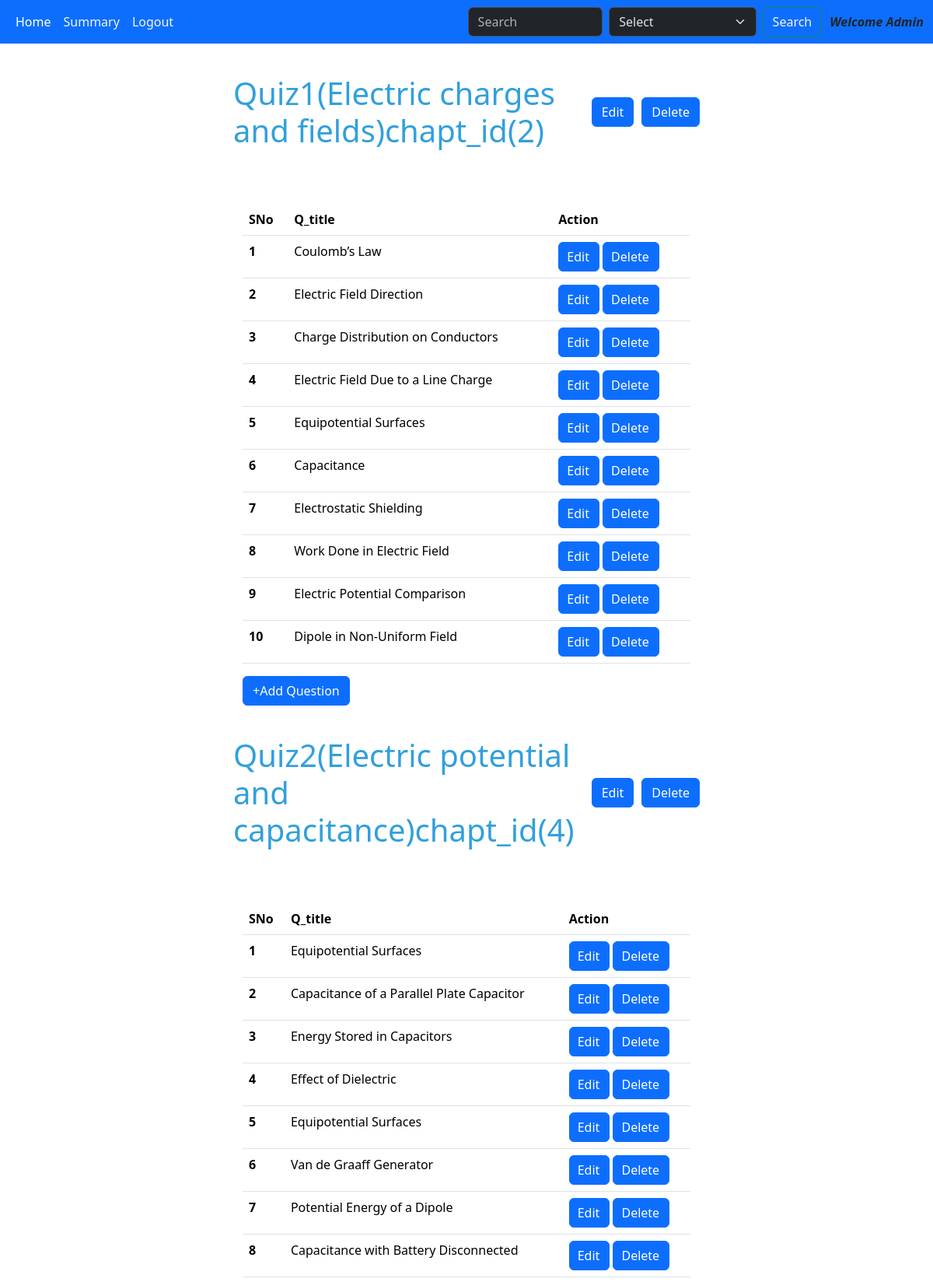
The app's page /quiz_management (upper part) with its own data.
### models.py (models this page shows)
class Quiz(db.Model):
    id = db.Column(db.Integer, primary_key = True)
    chapter_id = db.Column(db.Integer, db.ForeignKey('chapter.id'), nullable = False)
    date_of_quiz = db.Column(db.Date, nullable = False)
    time_duration = db.Column(db.Time, nullable = False)
    quiz_attempted = db.Column(db.Integer())
    questions = db.Relationship('Questions', backref = 'quiz')

class Chapter(db.Model):
    id = db.Column(db.Integer, primary_key = True)
    name = db.Column(db.String(120), nullable = False, unique = True)
    description = db.Column(db.String(120))
    sub_id = db.Column(db.Integer, db.ForeignKey('subject.id'), nullable = False)
    quizzes = db.Relationship('Quiz', backref = 'chapter')
    chapt_questions = db.Relationship('Questions', backref = 'chapter')

class Questions(db.Model):
    id = db.Column(db.Integer, primary_key = True)
    quiz_id = db.Column(db.Integer, db.ForeignKey('quiz.id'), nullable = False)
    chapter_id = db.Column(db.Integer, db.ForeignKey('chapter.id'), nullable = False)
    question_title = db.Column(db.Text, nullable = False)
    question_statement = db.Column(db.Text, nullable = False)
    option_1 = db.Column(db.String(120), nullable = False)
    option_2 = db.Column(db.String(120), nullable = False)
    option_3 = db.Column(db.String(120), nullable = False)
    option_4 = db.Column(db.String(120), nullable = False)
    correct_option = db.Column(db.String(120), nullable = False)

### app.py (the view)
@app.route('/quiz_management', methods = ['POST', 'GET'])
def quiz_management():
    quiz_to_chapter = {}
    quizzes = Quiz.query.all()
    question_objs = Questions.query.all()
    quiz_questions = {quiz.id: quiz.questions for quiz in quizzes}
    for quiz in quizzes:
        chapter_obj = Chapter.query.filter_by(id = quiz.chapter_id).first()
        quiz_to_chapter[quiz.id] = chapter_obj.name
    return render_template('quiz_management.html', quizzes=quizzes, quiz_questions=quiz_questions, quiz_to_chapter = quiz_to_chapter)

### templates/quiz_management.html (shortened to what this page needs)
<!DOCTYPE html>
<html lang="en">
<head>
    <link rel="stylesheet" href="/static/style.css">
    <link href="https://cdn.jsdelivr.net/npm/bootstrap@5.3.3/dist/css/bootstrap.min.css"
    rel="stylesheet"
>
</head>
<body>
    <nav class="navbar navbar-expand-lg bg-primary" data-bs-theme="dark" >
        <div class="container-fluid">
          <div class="collapse navbar-collapse" id="navbarSupportedContent">
            <ul class="navbar-nav me-auto mb-2 mb-lg-0">
              <li class="nav-item">
                <a class="nav-link active" aria-current="page" href="/admin">Home</a>
              </li>
              <li class="nav-item dropdown">
                <a class="nav-link" href="/summary_admin" style="color:whitesmoke">
                  Summary
                </a>
              </li>
              <li class="nav-item">
                <a class="nav-link" style="color:whitesmoke" href="/logout">Logout</a>
              </li>
            </ul>
            <form class="d-flex" role="search" action="/search_admin">
              <input class="form-control me-2" type="search" placeholder="Search" aria-label="Search" name="search">
              <select class="form-select me-2" aria-label="Default select example" name="key">
                <option selected>Select</option>
              </select>
              <button class="btn btn-outline-success" type="submit" style="color:whitesmoke">Search</button>
            </form>
            <span style="text-align:center; margin-left:10px; font-style:italic; font-weight: 700;">Welcome Admin</span>
          </div>
        </div>
    </nav>
    {% if quizzes|length > 0 %}
    {% for quiz in quizzes %}
    <div class="upcoming_quizes" style="border:none;">
      <div style="display: flex; align-items: center;">
        <h1 style="margin: 0; color:rgb(49, 160, 220)">Quiz{{ loop.index }}({{ quiz_to_chapter[quiz.id] }})chapt_id({{ quiz.chapter_id }})</h1>
        <a href="/edit_quiz/{{ quiz.id }}" class="btn btn-primary" style="margin-left:10px;">Edit</a>
        <a href="/delete_quiz/{{ quiz.id }}" class="btn btn-primary" style="margin-left:10px;">Delete</a>
      </div>
      <div class="container-fluid" style="margin-top:70px;">
        <table class="table caption-top">
            <thead>
              <tr>
                <th scope="col">SNo</th>
                <th scope="col">Q_title</th>
                <th scope="col">Action</th>
              </tr>
            </thead>
            <tbody>
              {% for question in quiz_questions[quiz.id] %}
              <tr>
                <th scope="row">{{ loop.index }}</th>
                <td>{{ question.question_title }}</td>
                <td><a href="/edit_question/{{ question.id }}" class="btn btn-primary" style="padding-left:10px">Edit</a>
                  <a href="/delete_question/{{ question.id }}" class="btn btn-primary" style="padding-left:10px">Delete</a></td>
              </tr>
              {% endfor %}
            </tbody>
        </table>
        <div class="footer">
          <a href="/add_question/{{ quiz.id }}" class="btn btn-primary">+Add Question</a>
        </div>
      </div>
    </div>
    {% endfor %}
    {% else %}
    <div class="footer">
      <a href="/add_quiz" class="btn btn-primary" style="padding:10px; margin:10px;">+Add Quiz</a>
    </div>
    {% endif %}
</body>
</html>

### static/style.css (style rules this page uses)
* { margin:0px; }
.upcoming_quizes { margin:auto; margin-top: 40px; width:600px; border:none; border-radius: 10px; }

### records on screen
Quiz: chapter_id "2"
Chapter: name "Electric charges and fields"
Questions: question_title "Coulomb’s Law"
Questions: question_title "Electric Field Direction"
Questions: question_title "Charge Distribution on Conductors"
Questions: question_title "Electric Field Due to a Line Charge"
Questions: question_title "Equipotential Surfaces"
Questions: question_title "Capacitance"
Questions: question_title "Electrostatic Shielding"
Questions: question_title "Work Done in Electric Field"
Questions: question_title "Electric Potential Comparison"
Questions: question_title "Dipole in Non-Uniform Field"
Quiz: chapter_id "4"
Chapter: name "Electric potential and capacitance"
Questions: question_title "Equipotential Surfaces"
Questions: question_title "Capacitance of a Parallel Plate Capacitor"
Questions: question_title "Energy Stored in Capacitors"
Questions: question_title "Effect of Dielectric"
Questions: question_title "Equipotential Surfaces"
Questions: question_title "Van de Graaff Generator"
Questions: question_title "Potential Energy of a Dipole"
Questions: question_title "Capacitance with Battery Disconnected"
